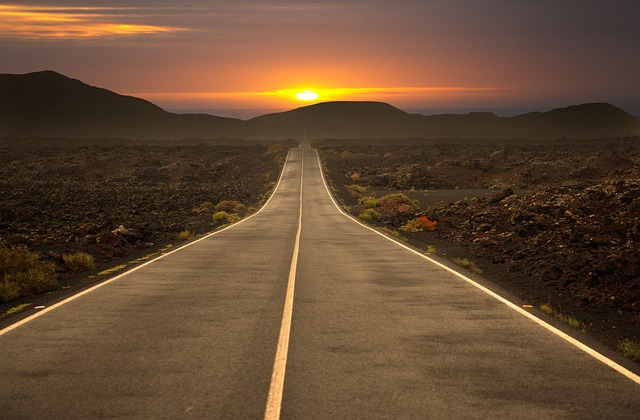
#> input picture Task_3/road.jpg, 640 x 420 px, found by its file name
$ python main.py
#> lines starting #> are read from the running program, lines starting #| are printed output that depends on the picture
import cv2
import numpy as np

#Read Image
img=cv2.imread("/Users/muhammedzainuddinmoosa/Desktop/Project-1--Samanvaya-Internship-/Task_3/road.jpg")
#> img is the input picture: shape (420, 640, 3); mean B, G, R 51, 74.2, 100.8

#Grayscale
img_gray= cv2.cvtColor(img,cv2.COLOR_BGR2GRAY)

#Playing with RGB
imgBlue=img[:,:,0]
imgGreen=img[:,:,1]
imgRed=img[:,:,2]
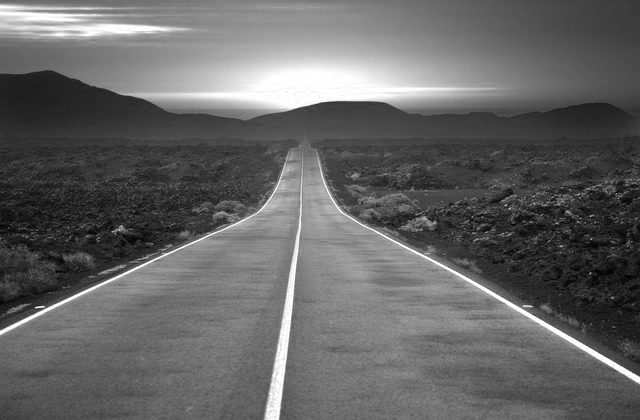
#> imgRed: shape (420, 640); min 1, max 255, mean 100.8
new_img=np.hstack((imgBlue,imgGreen,imgRed))
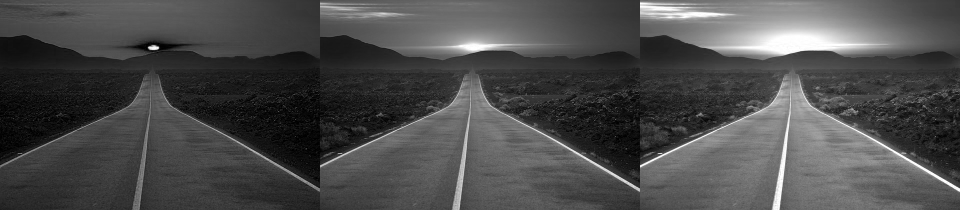
#> new_img: shape (420, 1920) (shown at 1/2 size); min 0, max 255, mean 75.3

#Resize
img_resize=cv2.resize(img,(200,200))
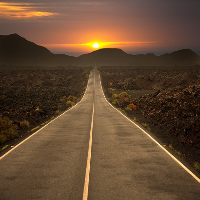
#> img_resize: shape (200, 200, 3); mean B, G, R 50.9, 74.1, 100.7
img_resize_by_percentage=cv2.resize(img,(img.shape[0]//3,img.shape[1]//3)) #30%
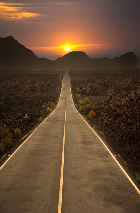
#> img_resize_by_percentage: shape (213, 140, 3); mean B, G, R 50.8, 74, 100.6

#Flip
img_flip_vertical=cv2.flip(img,0)
img_flip_horizontal=cv2.flip(img,1)
img_flip_both=cv2.flip(img,-1)
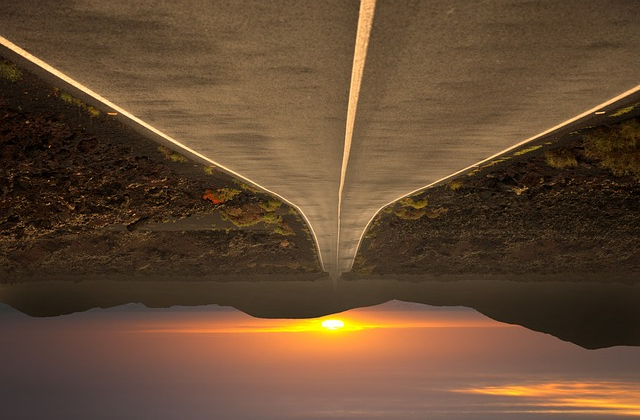
#> img_flip_both: shape (420, 640, 3); mean B, G, R 51, 74.2, 100.8

#Cropping
img_crop=img[0:300,0:100]
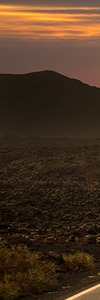
#> img_crop: shape (300, 100, 3); mean B, G, R 32.3, 50.1, 71.8

#Saving Image
cv2.imwrite('Cropped_road.png',img_crop)

#Drawing Shapes
img_bg=np.zeros((512,512,3))

cv2.rectangle(img_bg, pt1=(100,100),pt2=(400,400),color=(255,0,0),thickness=3)
cv2.circle(img_bg,center=(100,400),radius=50,color=(0,255,0),thickness=3)
cv2.line(img_bg,pt1=(200,200),pt2=(300,450),color=(0,0,255),thickness=3)
cv2.putText(img_bg,org=(100,100),fontScale=2,color=(0,255,255),thickness=2,lineType=cv2.LINE_AA,text="hello",fontFace=cv2.FONT_HERSHEY_PLAIN)
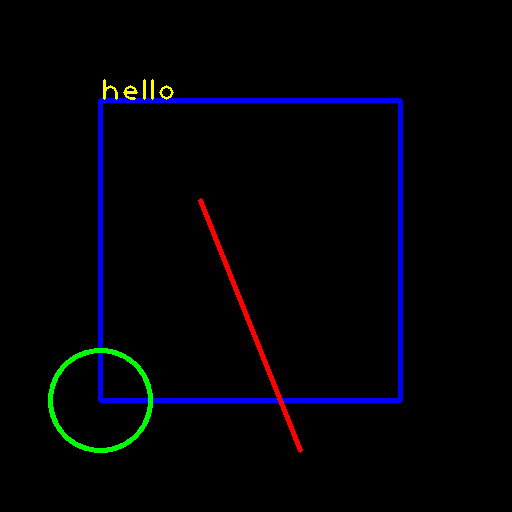
#> img_bg: shape (512, 512, 3) float64; mean of channels 0, 1, 2 5.7, 1.9, 1.7; drawn as B, G, R

#OPEN_CV Events

def draw(event,x,y,flags,params):
    if event==1:
        cv2.circle(img_new,center=(x,y),radius=20,color=(255,255,0),thickness=-1)

cv2.namedWindow(winname="window")
cv2.setMouseCallback("window",draw)

img_new=np.zeros((512,512,3))
while True:

    cv2.imshow("window",img_new)

    if cv2.waitKey(1) & 0xFF==ord('x'):
#> (key x is pressed here)
        break

cv2.destroyAllWindows()

#Display
cv2.imshow("Road",img)
cv2.waitKey(0)
